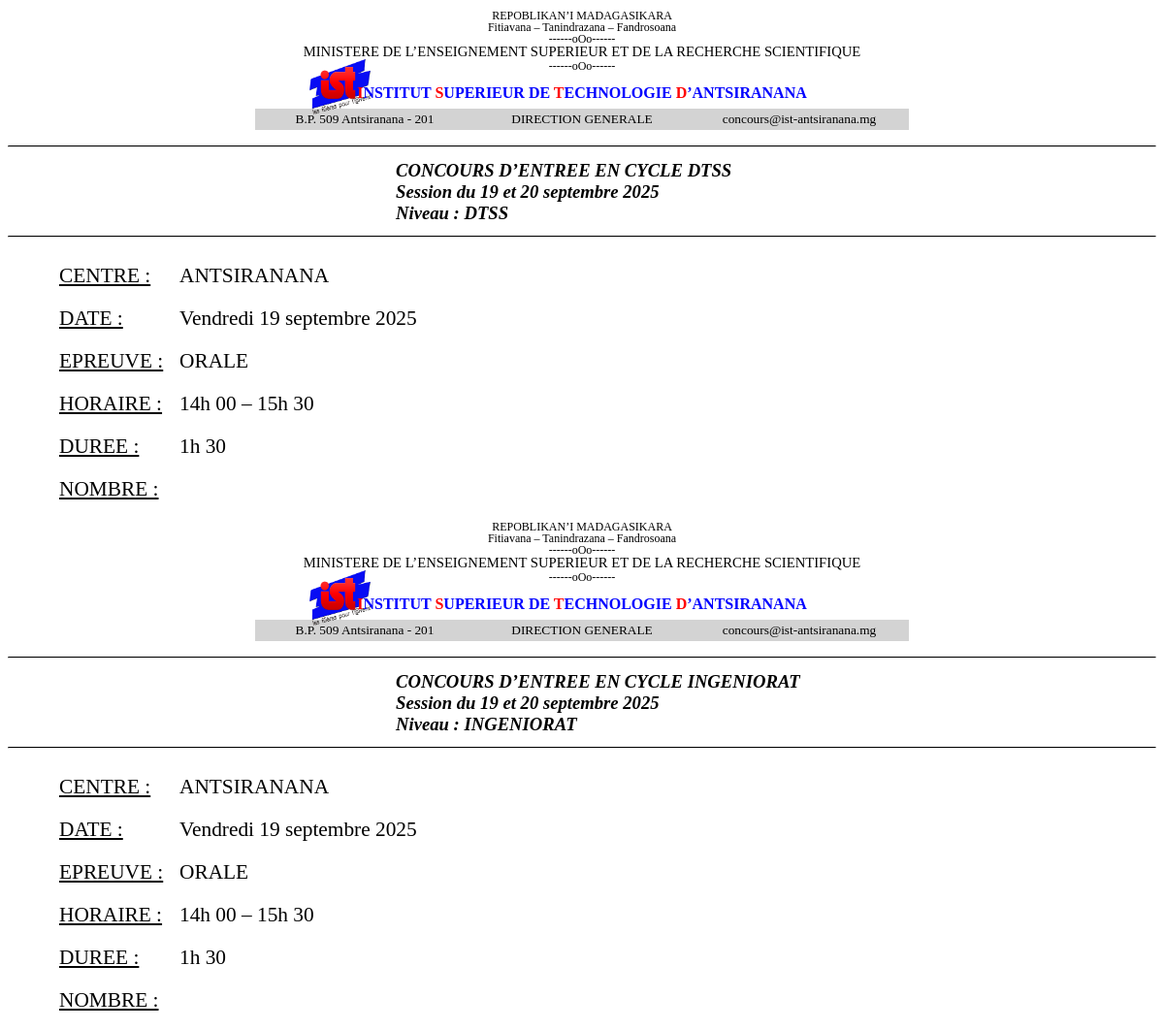
The page /etiquette_cycle_orale.php (signed in) on the database its author committed.
### tables this page shows
CREATE TABLE `etiquette` (
  `id_etiquette` int(11) NOT NULL,
  `ecole` varchar(100) DEFAULT NULL,
  `parcours` varchar(100) DEFAULT NULL,
  `date_etiquette` varchar(100) DEFAULT NULL,
  `epreuve` varchar(100) DEFAULT NULL,
  `horaire` varchar(100) DEFAULT NULL,
  `duree` varchar(100) DEFAULT NULL,
  `niveau` varchar(100) DEFAULT NULL
);

CREATE TABLE `date_concours` (
  `ID` int(11) NOT NULL,
  `Cycle` varchar(25) DEFAULT NULL,
  `Premier_Date` text DEFAULT NULL,
  `Deuxiem_Date` text DEFAULT NULL,
  `session` varchar(200) NOT NULL,
  `annee` varchar(10) NOT NULL,
  `annee_univ` varchar(10) NOT NULL
);

### etiquette_cycle_orale.php (the view, shortened to what this page needs)
<?php
require "connect.php";
?>
<!DOCTYPE html>
<html>
  <head>
  </head>
  <body>
<?php
$recup=$bdd->query('SELECT * FROM etiquette WHERE niveau!="DTS" GROUP BY niveau ORDER BY niveau');
$date_conc=$bdd->prepare('SELECT * FROM date_concours WHERE Cycle=?');
$date_conc->execute(array("cycle2"));
$date_concours=$date_conc->fetch();
?>
<?php
while ($message=$recup->fetch()) {
?>
<div class="breakafter">
    <page size="A4" backtop="10mm" backleft="10mm" backright="10mm" backbottom="10mm">
    <div class="tete">
    <p style="margin-top:-15px;font-size: 9pt;">REPOBLIKAN’I MADAGASIKARA</p>
    <p style="margin-top:-15px;font-size: 9pt;">Fitiavana – Tanindrazana – Fandrosoana</p>
    <p style="margin-top:-15px;font-size: 9pt;">------oOo------</p>
    <p style="margin-top:-15px;font-size: 11pt;">MINISTERE DE L’ENSEIGNEMENT SUPERIEUR ET DE LA RECHERCHE SCIENTIFIQUE</p>
    <p style="margin-top:-15px;font-size: 9pt;">------oOo------</p>
  <div class="logo">
    <img src="img/logo_ist.png">
  </div>
    <h5 style="margin-top:-40px;color:blue;"><span style="color:red;">I</span>NSTITUT
      <span style="color:red;">S</span>UPERIEUR DE <span style="color:red;">T</span>ECHNOLOGIE <span style="color:red;">D</span>’ANTSIRANANA</h5>
    <table class="ruban">
      <tr class="ruban">
        <td class="ruban">B.P. 509 Antsiranana - 201</td>
        <td class="ruban">DIRECTION GENERALE</td>
        <td class="ruban">concours@ist-antsiranana.mg</td>
      </tr>
    </table>
  </div>
<hr class="new1">
<i>
<h1 style="margin-left:400px; font-size:14pt;">CONCOURS D’ENTREE EN CYCLE <?php echo $message['niveau']; ?> <br/>
Session du <?php echo $date_concours["session"];?> <br/>
Niveau : <?php echo $message['niveau']; ?></h1>
</i>
<hr class="new1">
<table style="margin-left:50px;">
<tr>
<td style="width:120px; height:40px; text-decoration: underline; text-decoration-color: black;">CENTRE :</td><td style="text-transform: uppercase;"><?php if (isset($_GET['centre'])) {echo $_GET['centre']; } else echo "ANTSIRANANA" ?></td>
<tr><td style="width:120px; height:40px; text-decoration: underline; text-decoration-color: black;">DATE :</td><td><?php echo $message['date_etiquette']; ?></td></tr>
<tr><td style="width:120px; height:40px; text-decoration: underline; text-decoration-color: black;">EPREUVE :</td><td><?php echo "ORALE"; ?></td></tr>
<tr><td style="width:120px; height:40px; text-decoration: underline; text-decoration-color: black;">HORAIRE :</td><td><?php echo $message['horaire']; ?></td></tr>
<tr><td style="width:120px; height:40px; text-decoration: underline; text-decoration-color: black;">DUREE :</td><td><?php echo $message['duree']; ?></td></tr>
<tr><td style="width:120px; height:40px; text-decoration: underline; text-decoration-color: black;">NOMBRE :</td><td>    </td></tr>
</tr>
</table>
</page>
</div>
<?php } ?>

### etiquette_cycle_orale.php (style rules this page uses)
* { font-family: Arial Narrow; font-size: 12pt; }
table, th, tr, td { font-size:16pt; }
.tete { text-align: center; margin-top:2%; font-weight: normal; }
.ruban { background: lightgrey; font-size: 10pt; border-collapse: none; border-color: lightgrey; margin-right:auto; margin-left:auto; margin-top: -20px }
.ruban tr td { width: 220px; border-collapse: none; }
.logo img { margin-top: -30px; margin-left: -500px; width: 65px; height: 65px; }
h5 { margin-top: -20px; }
hr.new1 { border-top: 1px solid black; }
div.breakafter { page-break-after: always; }

### rows shown on the page
etiquette: niveau "DTSS", date_etiquette "Vendredi 19 septembre 2025", horaire "14h 00 – 15h 30", duree "1h 30"
date_concours: session "19 et 20 septembre 2025"
etiquette: niveau "INGENIORAT", date_etiquette "Vendredi 19 septembre 2025", horaire "14h 00 – 15h 30", duree "1h 30"
